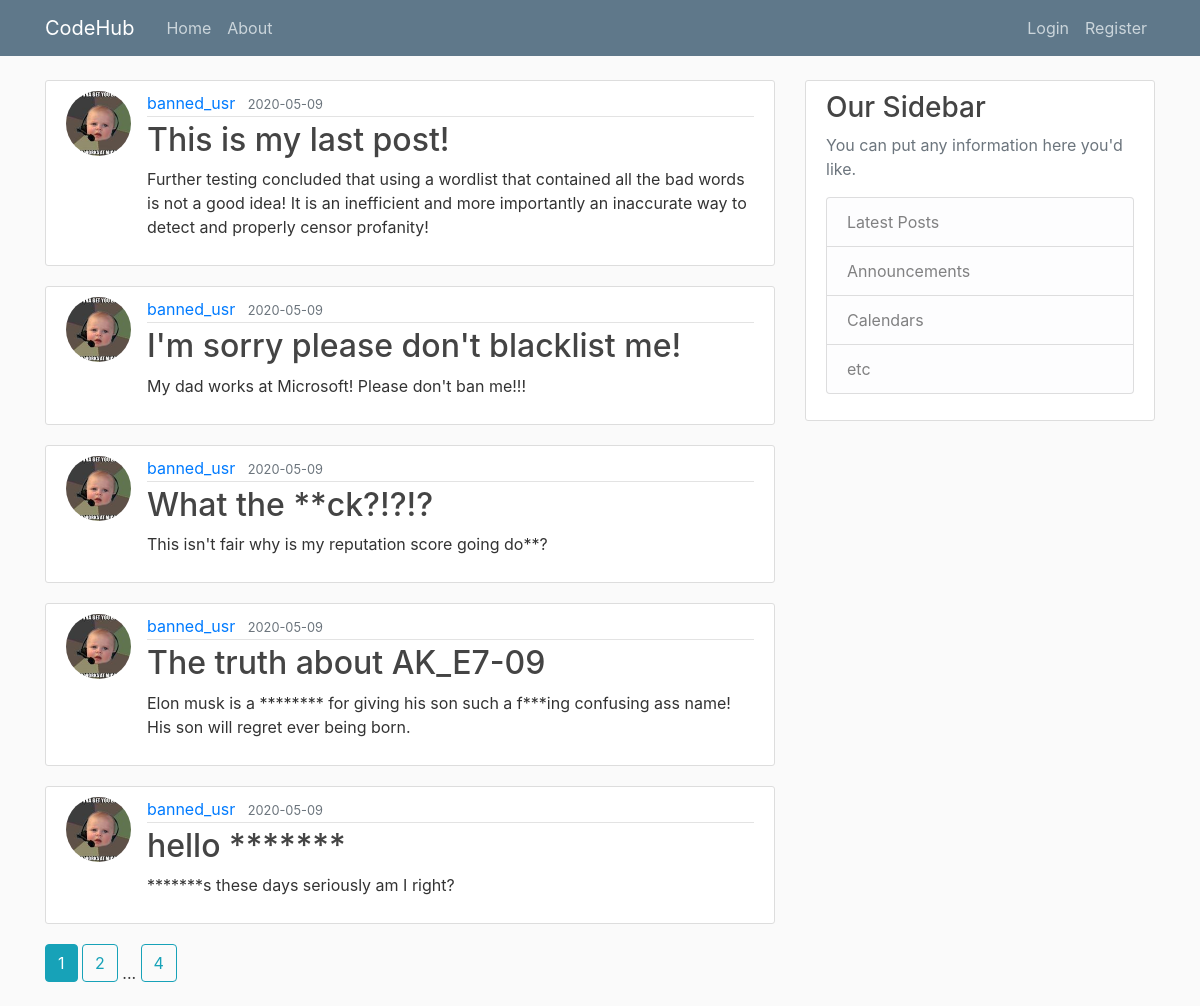
Page /home on the earlier database version.
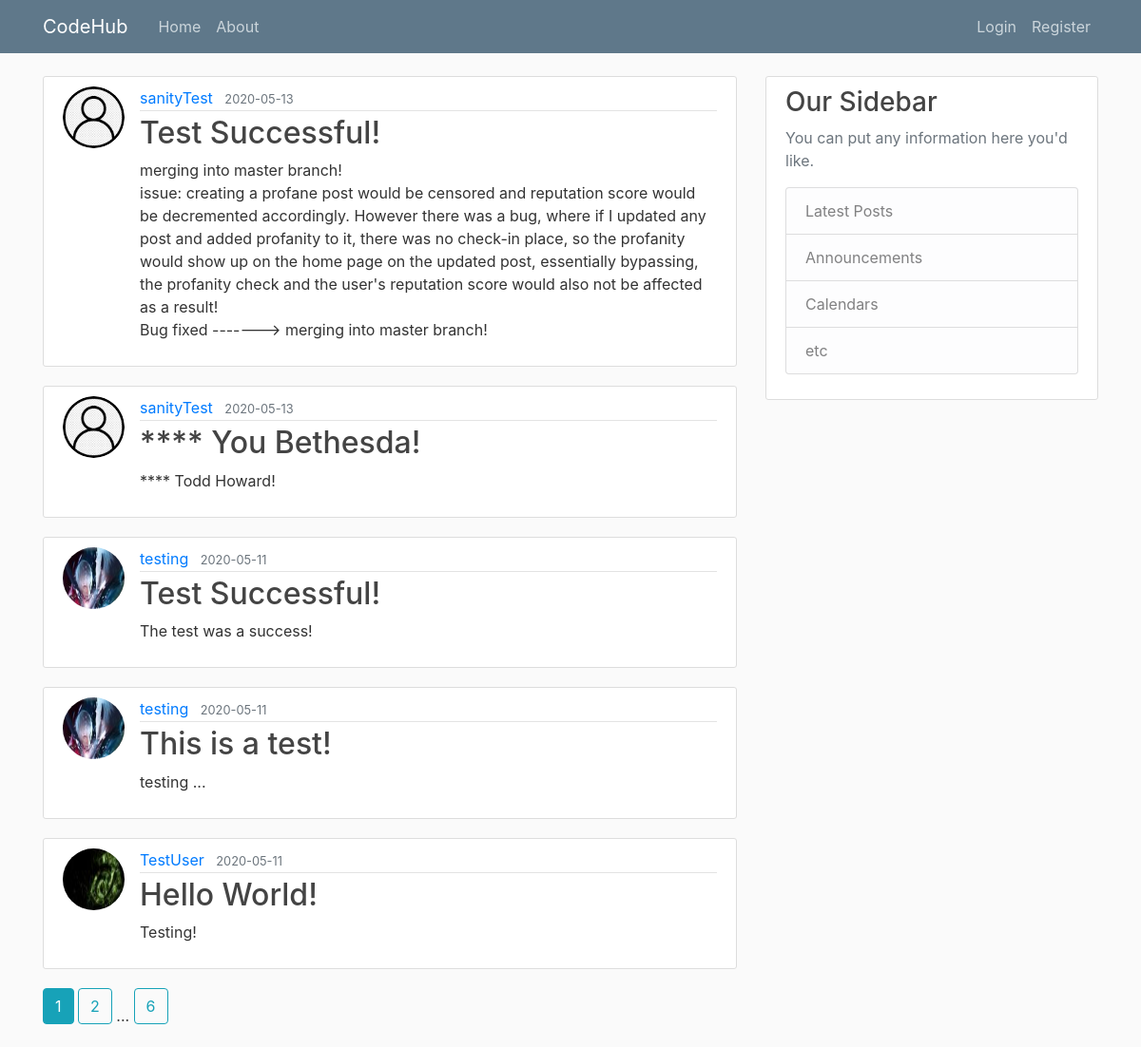
Same page on the later database version.
### app/models.py (models this page shows, shortened)
class Post(db.Model):
    id = db.Column(db.Integer, primary_key=True)                                    # Primary Key
    title = db.Column(db.String(100), nullable=False)                               # Each Post will have a title, with a max(100) characters, uniqueness does not apply, and Null is not allowed!
    date_posted = db.Column(db.DateTime, nullable=False, default=datetime.utcnow)   # Each Post will have a date_posted, with DateTime set to utcnow, current time, and Null is not allowed!
    content = db.Column(db.Text, nullable=False)                                    # Each Post will have a content with no character limit, and Null is not allowed!
    user_id = db.Column(db.Integer, db.ForeignKey('user.id'), nullable=False)       # This is using the user id as a ForeignKey, each post must have an Author, so Null is not allowed!
    rating = db.Column(db.Integer, nullable=False, default=0)

class User(db.Model, UserMixin):
    id = db.Column(db.Integer, primary_key=True)                                    # Primary Key
    username = db.Column(db.String(20), unique=True, nullable=False)                # Each User will have a username, with a max(20) characters, it must be unique, and Null is not allowed!
    email = db.Column(db.String(120), unique=True, nullable=False)                  # Each User will have an email, with a max(120) characters, it must be unique, and Null is not allowed!
    image_file = db.Column(db.String(20), nullable=False, default='default.jpg')    # Each User will have a defualt profile Image, so uniqueness does not apply, since Null is not allowed!
    password = db.Column(db.String(60), nullable=False)                             # Each User will have passwords, with a max(60) characters, uniqueness does not apply, and Null is not allowed!
    posts = db.relationship('Post', backref='author', lazy=True)                    # This is linked to Posts, Lazy Evaluation is set to: True
    reputation = db.Column(db.Integer, nullable=False, default=10)                  # This has a default value of 10
    profanity = db.Column(db.Boolean, unique=False, default=False)                  # This had a default value of 0
    chance = db.Column(db.Boolean, nullable=False, default=True)                    # This has a default value of True
    blacklisted = db.Column(db.Boolean, unique=False, default=False)                # This has a default value of False
    compliments=db.Column(db.Integer, unique=False, default=0)                      # This has a default value of 0

### app/main/routes.py (the view)
@main.route('/')
@main.route('/home')
def home():                                                                                                         # Testing Complete. I no longer need to use dummy data! Horray!!! :D
    page = request.args.get('page', 1, type=int)                                                                    # We request a page, the default page is 1, of type int
    posts = Post.query.order_by(Post.date_posted.desc()).paginate(page=page, per_page=5)                            # Instead of using query.all(), I've changed this to query.paginate() ...
    if (current_user.is_authenticated and current_user.blacklisted == False and current_user.reputation < 0):        # Feature # 6: From the Spec Sheet!
        flash('Your reputation became negative! You are being black listed!', 'danger')
        blacklist(current_user)
    return render_template('home.html', posts=posts)

### app/templates/home.html
{% extends "template.html" %}
{% block content %}
    {% for post in posts.items %}
        <article class="media content-section">
            <img class="rounded-circle article-img" src="{{ url_for('static', filename='profile_images/' + post.author.image_file ) }}">
            <div class="media-body">
                <div class="article-metadata">
                    <a class="mr-2" href="{{ url_for('users.user_posts', username=post.author.username) }}">{{ post.author.username }}</a>
                    <small class="text-muted">{{ post.date_posted.strftime('%Y-%m-%d') }}</small>
                </div>
                <h2><a class="article-title" href="{{url_for('posts.post', post_id=post.id) }}">{{ post.title }}</a></h2>
                <p class="article-content">{{ post.content }}</p>
            </div>
        </article>
    {% endfor %}
    {% for page_num in posts.iter_pages(left_edge=1, right_edge=1, left_current=1, right_current=2) %}
        {% if page_num %}
            {% if posts.page == page_num %}
                <a class="btn btn-info mb-4" href="{{ url_for('main.home', page=page_num) }}">{{ page_num }}</a>
            {% else %}
                <a class="btn btn-outline-info mb-4" href="{{ url_for('main.home', page=page_num) }}">{{ page_num }}</a>
            {% endif %}
        {% else %}
            ...
        {% endif %}
    {% endfor %}
{% endblock content %}

Differences in the rows shown:
no longer on this page (row unchanged): Post: image_file (picture), author.username "banned_usr", date_posted "2020-05-09", title "This is my last post!", content "Further testing concluded that using a wordlist that contained all the bad words is not a good idea! It is an inefficient and more importantly an inaccurate way to detect and properly censor profanity!"
no longer on this page (row unchanged): Post: image_file (picture), author.username "banned_usr", date_posted "2020-05-09", title "I'm sorry please don't blacklist me!", content "My dad works at Microsoft! Please don't ban me!!!"
no longer on this page (row unchanged): Post: image_file (picture), author.username "banned_usr", date_posted "2020-05-09", title "What the **ck?!?!?", content "This isn't fair why is my reputation score going do**?"
no longer on this page (row unchanged): Post: image_file (picture), author.username "banned_usr", date_posted "2020-05-09", title "The truth about AK_E7-09", content "Elon musk is a ******** for giving his son such a f***ing confusing ass name! His son will regret ever being born."
no longer on this page (row unchanged): Post: image_file (picture), author.username "banned_usr", date_posted "2020-05-09", title "hello *******", content "*******s these days seriously am I right?"
added Post: image_file (placeholder picture), author.username "sanityTest", date_posted "2020-05-13", title "Test Successful!", content "merging into master branch! issue: creating a profane post would be censored and reputation score would be decremented accordingly. However there was a bug, where if I updated any post and added profanity to it, there was no check-in place, so the profanity would show up on the home page on the updated post, essentially bypassing, the profanity check and the user's reputation score would also not be affected as a result! Bug fixed -------> merging into master branch!"
added Post: image_file (placeholder picture), author.username "sanityTest", date_posted "2020-05-13", title "**** You Bethesda!", content "**** Todd Howard!"
added Post: image_file (picture), author.username "testing", date_posted "2020-05-11", title "Test Successful!", content "The test was a success!"
added Post: image_file (picture), author.username "testing", date_posted "2020-05-11", title "This is a test!", content "testing ..."
added Post: image_file (picture), author.username "TestUser", date_posted "2020-05-11", title "Hello World!", content "Testing!"
Other differences:
new list line: "6"
list line gone: "4"
